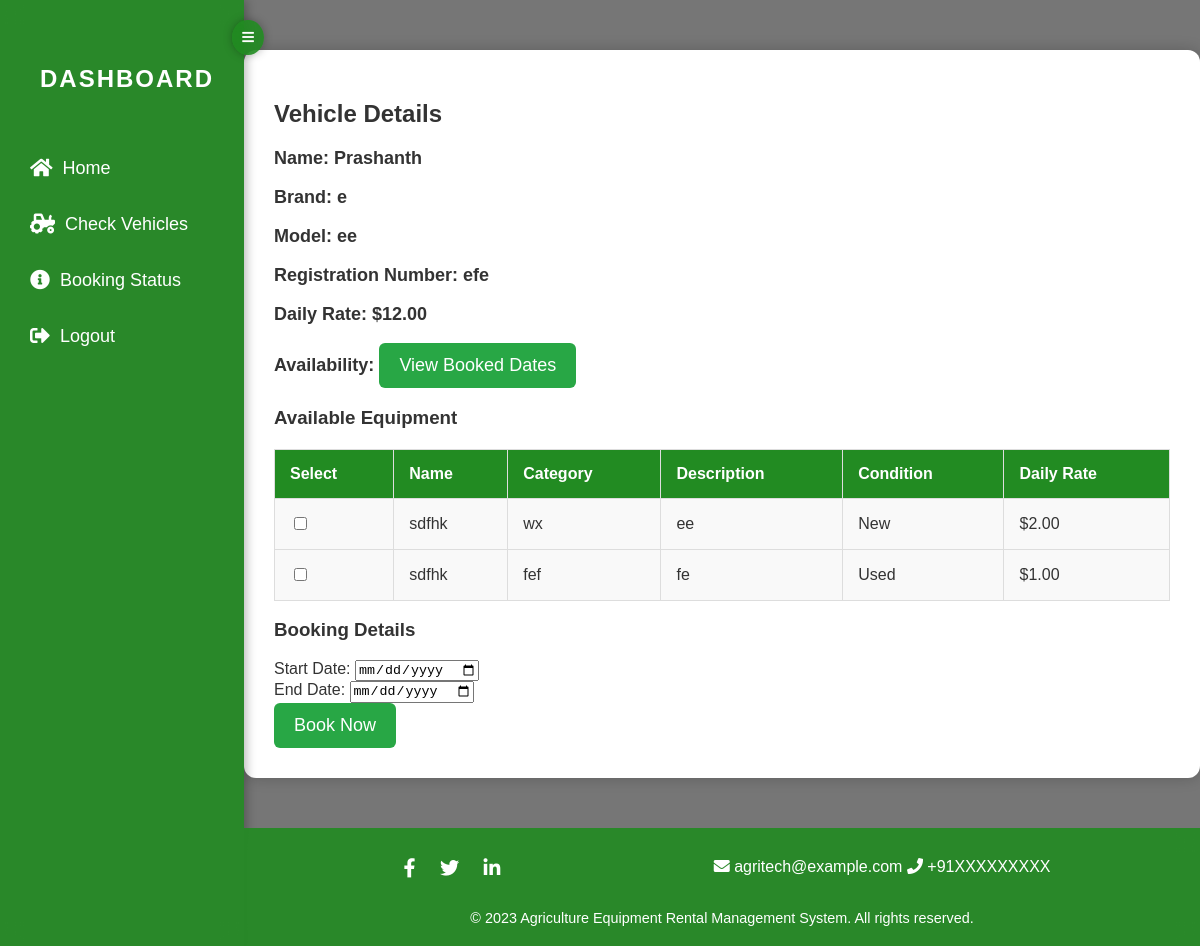
Page /equipment-list/1/ (signed in) on the committed database.
### application/models.py (models this page shows, shortened)
class Vehicle(models.Model):
    name = models.CharField(max_length=100)
    brand = models.CharField(max_length=50)
    model = models.CharField(max_length=50)
    registration_number = models.CharField(max_length=50, unique=True)
    availability_status = models.BooleanField(default=True)
    daily_rate = models.DecimalField(max_digits=10, decimal_places=2)
    owner = models.ForeignKey(User, on_delete=models.CASCADE)  # Linking to owner
    created_at = models.DateTimeField(auto_now_add=True)

class Equipment(models.Model):
    vehicle=models.ForeignKey(Vehicle,on_delete=models.CASCADE)
    name = models.CharField(max_length=100)
    category = models.CharField(max_length=50)  # Example: Seeder, Harvester, Plow
    description = models.TextField()
    condition = models.CharField(max_length=50, choices=[('New', 'New'), ('Used', 'Used')])
    daily_rate = models.DecimalField(max_digits=10, decimal_places=2)
    availability_status = models.BooleanField(default=True)
    owner = models.ForeignKey(User, on_delete=models.CASCADE)  # Equipment owner
    created_at = models.DateTimeField(auto_now_add=True)

### application/views.py (the view)
# urls.py: path('equipment-list/<int:pk>/',views.equipment_list,name='equipment_list'),
@login_required
def equipment_list(request, pk):
    user = request.user
    if user.is_staff:
        if Vehicle.objects.filter(id=pk, owner=user).exists():
            vehicle = get_object_or_404(Vehicle, id=pk, owner=user)
            equipments = Equipment.objects.filter(owner=user, vehicle=vehicle)
        else:
            return redirect('vehicle_list')
    else:
        vehicle = get_object_or_404(Vehicle, id=pk)
        equipments = Equipment.objects.filter(vehicle=vehicle)
        bookings = Booking.objects.filter(vehicle=vehicle)
        return render(request, 'vehicleview.html', {'equipments': equipments, 'vehicle':vehicle,'vehicle_id': pk, 'bookings': bookings})
    return render(request, 'equipment_list.html', {'equipments': equipments, 'vehicle_id': pk})

### template/vehicleview.html (shortened to what this page needs)
{% extends 'base.html' %}
{% load static %}
{% block main %}
<div class="container">
    <h2 class="text-center">Vehicle Details</h2>
    <div class="vehicle-info">
        <p><strong>Name:</strong> {{ vehicle.name }}</p>
        <p><strong>Brand:</strong> {{ vehicle.brand }}</p>
        <p><strong>Model:</strong> {{ vehicle.model }}</p>
        <p><strong>Registration Number:</strong> {{ vehicle.registration_number }}</p>
        <p><strong>Daily Rate:</strong> ${{ vehicle.daily_rate }}</p>
        <p><strong>Availability:</strong>
        <button class="btn btn-success btn-lg" onclick="openBookingPopup()">View Booked Dates</button></p>
    </div>
    <h3 class="text-center">Available Equipment</h3>
    <form method="POST" action="{% url 'book_vehicle' pk=vehicle.id %}">
        <table class="table">
            <thead>
                <tr>
                    <th>Select</th>
                    <th>Name</th>
                    <th>Category</th>
                    <th>Description</th>
                    <th>Condition</th>
                    <th>Daily Rate</th>
                </tr>
            </thead>
            <tbody>
                {% for equipment in equipments %}
                <tr>
                    <td><input type="checkbox" name="equipment" value="{{ equipment.id }}" class="equipment-checkbox"></td>
                    <td>{{ equipment.name }}</td>
                    <td>{{ equipment.category }}</td>
                    <td>{{ equipment.description }}</td>
                    <td>{{ equipment.condition }}</td>
                    <td class="equipment-rate">${{ equipment.daily_rate }}</td>
                </tr>
                {% endfor %}
            </tbody>
        </table>
        <h3 class="text-center">Booking Details</h3>
        <div class="form-group">
            <label for="start_date">Start Date:</label>
            <input type="date" id="start_date" name="start_date" class="form-control form-control-lg" required>
        </div>
        <div class="form-group">
            <label for="end_date">End Date:</label>
            <input type="date" id="end_date" name="end_date" class="form-control form-control-lg" required>
        </div>
        <button type="submit" class="btn btn-success btn-sm">Book Now</button>
    </form>
</div>
{% endblock %}

### template/base.html (style rules this page uses)
body { font-family: 'Arial', sans-serif; margin: 0; padding: 0; background-image: url('https://images.unsplash.com/photo-1464226184884-fa280b87c399?ixlib=rb-1.2.1&auto=format&fit=crop&w=1950&q=80'); background-position: center; background-size: cover; background-repeat: no-repeat; color: #333; min-height: 100vh; position: relative; }
body::before { content: ''; position: absolute; top: 0; left: 0; width: 100%; height: 100%; background: rgba(61, 60, 60, 0.7); z-index: 0; }

### template/vehicleview.html (style rules this page uses)
.table, .booking-table { width: 100%; border-collapse: collapse; margin-top: 20px; }
.table th, .table td, .booking-table th, .booking-table td { padding: 15px; text-align: left; border: 1px solid #ddd; }
.table th, .booking-table th { background-color: #228b22; color: white; font-size: 16px; }
.table td, .booking-table td { background-color: #f9f9f9; }
.container { max-width: 1000px; margin: 50px auto; background: #fff; padding: 30px; border-radius: 12px; box-shadow: 0px 0px 15px rgba(0, 0, 0, 0.2); }
.vehicle-info p { font-size: 18px; margin-bottom: 15px; font-weight: bold; }
.table { width: 100%; border-collapse: collapse; margin-top: 20px; }
.table th, .table td { padding: 15px; text-align: left; border: 1px solid #ddd; }
.table th { background-color: #228b22; color: white; font-size: 16px; }
.table td { background-color: #f9f9f9; }
.btn-success { background-color: #28a745; color: white; border: none; padding: 12px 20px; font-size: 18px; border-radius: 6px; }
button { cursor: pointer; }

### rows in the picture
Vehicle: name "Prashanth", brand "e", model "ee", registration_number "efe", daily_rate "12.00"
Equipment: name "sdfhk", category "wx", description "ee", condition "New", daily_rate "2.00"
Equipment: name "sdfhk", category "fef", description "fe", condition "Used", daily_rate "1.00"
